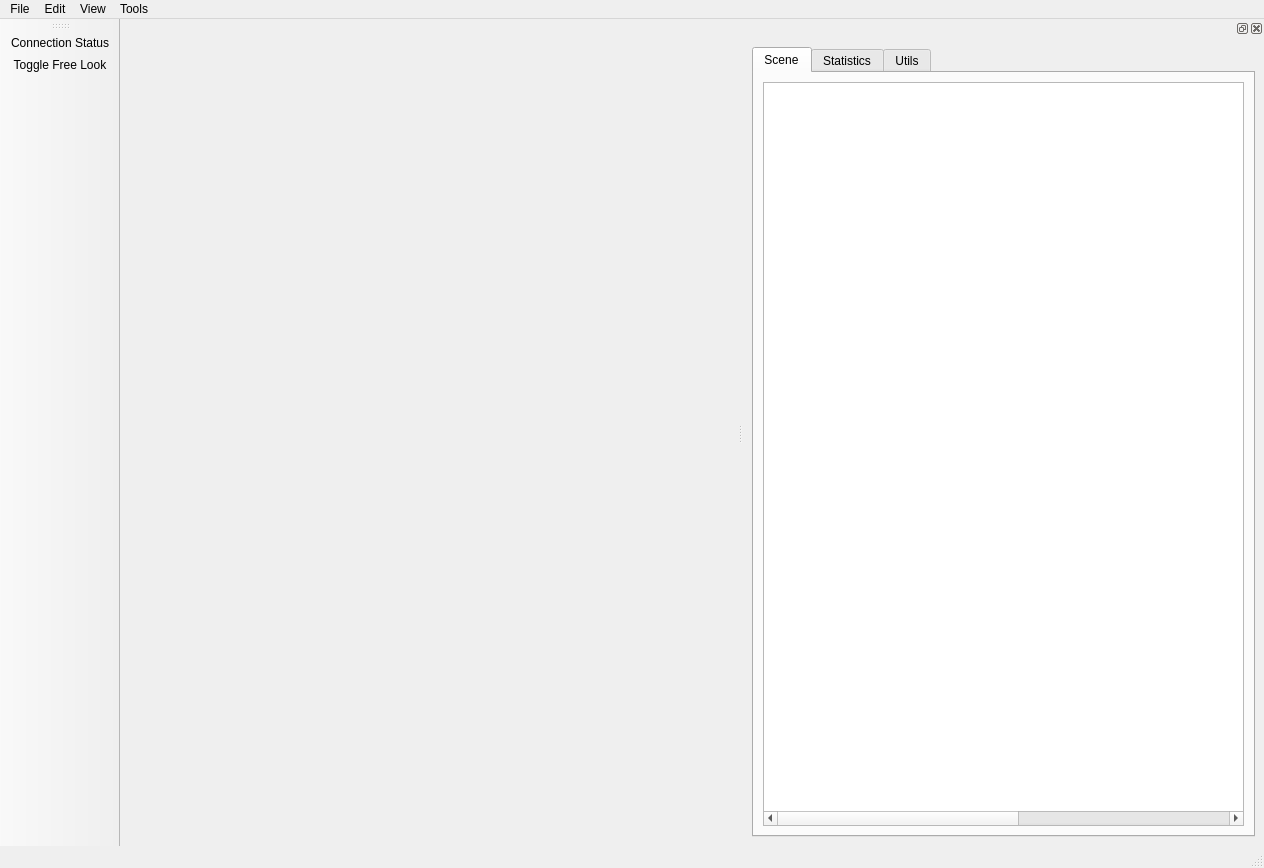
<?xml version="1.0" encoding="UTF-8"?>
<ui version="4.0">
 <class>MainWindow</class>
 <widget class="QMainWindow" name="MainWindow">
  <property name="geometry">
   <rect>
    <x>0</x>
    <y>0</y>
    <width>1264</width>
    <height>868</height>
   </rect>
  </property>
  <property name="baseSize">
   <size>
    <width>1274</width>
    <height>830</height>
   </size>
  </property>
  <property name="windowTitle">
   <string>Smartbody Debugger</string>
  </property>
  <widget class="QWidget" name="centralwidget">
   <layout class="QHBoxLayout" name="horizontalLayout_3">
    <item>
     <widget class="QWidget" name="RenderView" native="true">
      <property name="minimumSize">
       <size>
        <width>500</width>
        <height>500</height>
       </size>
      </property>
      <property name="maximumSize">
       <size>
        <width>16777215</width>
        <height>16777215</height>
       </size>
      </property>
      <layout class="QHBoxLayout" name="horizontalLayout_2"/>
     </widget>
    </item>
   </layout>
  </widget>
  <widget class="QMenuBar" name="menubar">
   <property name="geometry">
    <rect>
     <x>0</x>
     <y>0</y>
     <width>1264</width>
     <height>21</height>
    </rect>
   </property>
   <widget class="QMenu" name="menuFile">
    <property name="title">
     <string>File</string>
    </property>
    <addaction name="actionConnect"/>
    <addaction name="actionConnect_Single"/>
    <addaction name="actionDisconnect"/>
    <addaction name="actionSettings"/>
    <addaction name="actionExit"/>
   </widget>
   <widget class="QMenu" name="menuEdit">
    <property name="title">
     <string>Edit</string>
    </property>
   </widget>
   <widget class="QMenu" name="menuView">
    <property name="title">
     <string>View</string>
    </property>
   </widget>
   <widget class="QMenu" name="menuSbm">
    <property name="title">
     <string>Tools</string>
    </property>
    <addaction name="actionData_Viewer"/>
    <addaction name="actionResource_Viewer"/>
    <addaction name="actionCommand_Window"/>
    <addaction name="actionFace_Viewer"/>
    <addaction name="actionBML_Creator"/>
    <addaction name="actionEnity_Creator"/>
   </widget>
   <addaction name="menuFile"/>
   <addaction name="menuEdit"/>
   <addaction name="menuView"/>
   <addaction name="menuSbm"/>
  </widget>
  <widget class="QStatusBar" name="statusbar"/>
  <widget class="QToolBar" name="toolBar">
   <property name="windowTitle">
    <string>toolBar</string>
   </property>
   <attribute name="toolBarArea">
    <enum>LeftToolBarArea</enum>
   </attribute>
   <attribute name="toolBarBreak">
    <bool>false</bool>
   </attribute>
   <addaction name="actionConnectionStatus"/>
   <addaction name="actionToggleFreeLookCamera"/>
  </widget>
  <widget class="QDockWidget" name="sceneDockWidget">
   <property name="maximumSize">
    <size>
     <width>524287</width>
     <height>524287</height>
    </size>
   </property>
   <property name="layoutDirection">
    <enum>Qt::LeftToRight</enum>
   </property>
   <attribute name="dockWidgetArea">
    <number>2</number>
   </attribute>
   <widget class="QWidget" name="dockWidgetContents">
    <layout class="QVBoxLayout" name="verticalLayout">
     <item>
      <widget class="QTabWidget" name="sceneTab">
       <property name="sizePolicy">
        <sizepolicy hsizetype="Expanding" vsizetype="Expanding">
         <horstretch>0</horstretch>
         <verstretch>0</verstretch>
        </sizepolicy>
       </property>
       <property name="minimumSize">
        <size>
         <width>0</width>
         <height>0</height>
        </size>
       </property>
       <property name="maximumSize">
        <size>
         <width>16777215</width>
         <height>16777215</height>
        </size>
       </property>
       <property name="layoutDirection">
        <enum>Qt::LeftToRight</enum>
       </property>
       <property name="currentIndex">
        <number>0</number>
       </property>
       <widget class="QWidget" name="tab">
        <attribute name="title">
         <string>Scene</string>
        </attribute>
        <layout class="QHBoxLayout" name="horizontalLayout_4">
         <item>
          <widget class="QTreeWidget" name="sceneTree">
           <property name="sizePolicy">
            <sizepolicy hsizetype="Expanding" vsizetype="Expanding">
             <horstretch>0</horstretch>
             <verstretch>0</verstretch>
            </sizepolicy>
           </property>
           <property name="minimumSize">
            <size>
             <width>0</width>
             <height>0</height>
            </size>
           </property>
           <property name="maximumSize">
            <size>
             <width>16777215</width>
             <height>16777215</height>
            </size>
           </property>
           <property name="layoutDirection">
            <enum>Qt::LeftToRight</enum>
           </property>
           <property name="horizontalScrollBarPolicy">
            <enum>Qt::ScrollBarAsNeeded</enum>
           </property>
           <property name="editTriggers">
            <set>QAbstractItemView::DoubleClicked|QAbstractItemView::EditKeyPressed</set>
           </property>
           <property name="horizontalScrollMode">
            <enum>QAbstractItemView::ScrollPerPixel</enum>
           </property>
           <property name="rootIsDecorated">
            <bool>true</bool>
           </property>
           <property name="columnCount">
            <number>3</number>
           </property>
           <attribute name="headerVisible">
            <bool>false</bool>
           </attribute>
           <attribute name="headerCascadingSectionResizes">
            <bool>false</bool>
           </attribute>
           <attribute name="headerDefaultSectionSize">
            <number>300</number>
           </attribute>
           <column>
            <property name="text">
             <string notr="true">1</string>
            </property>
           </column>
           <column>
            <property name="text">
             <string notr="true">2</string>
            </property>
           </column>
           <column>
            <property name="text">
             <string notr="true">3</string>
            </property>
           </column>
          </widget>
         </item>
        </layout>
       </widget>
       <widget class="QWidget" name="statisticsTab">
        <attribute name="title">
         <string>Statistics</string>
        </attribute>
        <widget class="QLabel" name="cameraPositionLabel">
         <property name="geometry">
          <rect>
           <x>10</x>
           <y>50</y>
           <width>211</width>
           <height>31</height>
          </rect>
         </property>
         <property name="text">
          <string>Camera Pos:</string>
         </property>
        </widget>
        <widget class="QLabel" name="networkFpsLabel">
         <property name="geometry">
          <rect>
           <x>10</x>
           <y>30</y>
           <width>121</width>
           <height>16</height>
          </rect>
         </property>
         <property name="text">
          <string>Network Fps:</string>
         </property>
        </widget>
        <widget class="QLabel" name="rendererFpsLabel">
         <property name="enabled">
          <bool>true</bool>
         </property>
         <property name="geometry">
          <rect>
           <x>10</x>
           <y>10</y>
           <width>121</width>
           <height>16</height>
          </rect>
         </property>
         <property name="text">
          <string>Renderer Fps:</string>
         </property>
        </widget>
       </widget>
       <widget class="QWidget" name="utilsTab">
        <attribute name="title">
         <string>Utils</string>
        </attribute>
        <layout class="QVBoxLayout" name="verticalLayout_2">
         <item>
          <widget class="QScrollArea" name="scrollArea">
           <property name="verticalScrollBarPolicy">
            <enum>Qt::ScrollBarAsNeeded</enum>
           </property>
           <property name="widgetResizable">
            <bool>false</bool>
           </property>
           <widget class="QWidget" name="scrollAreaWidgetContents">
            <property name="geometry">
             <rect>
              <x>0</x>
              <y>0</y>
              <width>479</width>
              <height>719</height>
             </rect>
            </property>
            <widget class="QPushButton" name="refreshButton">
             <property name="geometry">
              <rect>
               <x>160</x>
               <y>30</y>
               <width>61</width>
               <height>23</height>
              </rect>
             </property>
             <property name="text">
              <string>Refresh</string>
             </property>
            </widget>
            <widget class="QLabel" name="selectedCharacterLabel">
             <property name="geometry">
              <rect>
               <x>20</x>
               <y>10</y>
               <width>141</width>
               <height>16</height>
              </rect>
             </property>
             <property name="font">
              <font>
               <pointsize>12</pointsize>
              </font>
             </property>
             <property name="text">
              <string>Selected Character</string>
             </property>
            </widget>
            <widget class="QComboBox" name="selectedCharacterBox">
             <property name="geometry">
              <rect>
               <x>20</x>
               <y>30</y>
               <width>131</width>
               <height>22</height>
              </rect>
             </property>
            </widget>
            <widget class="QFrame" name="frame_2">
             <property name="geometry">
              <rect>
               <x>10</x>
               <y>60</y>
               <width>351</width>
               <height>221</height>
              </rect>
             </property>
             <property name="frameShape">
              <enum>QFrame::StyledPanel</enum>
             </property>
             <property name="frameShadow">
              <enum>QFrame::Raised</enum>
             </property>
             <widget class="QLabel" name="animationNamesLabel">
              <property name="geometry">
               <rect>
                <x>10</x>
                <y>100</y>
                <width>91</width>
                <height>16</height>
               </rect>
              </property>
              <property name="text">
               <string>Animation Names</string>
              </property>
             </widget>
             <widget class="Line" name="line">
              <property name="geometry">
               <rect>
                <x>10</x>
                <y>30</y>
                <width>118</width>
                <height>3</height>
               </rect>
              </property>
              <property name="lineWidth">
               <number>1</number>
              </property>
              <property name="orientation">
               <enum>Qt::Horizontal</enum>
              </property>
             </widget>
             <widget class="QPushButton" name="QueryAnimButton">
              <property name="geometry">
               <rect>
                <x>10</x>
                <y>180</y>
                <width>75</width>
                <height>23</height>
               </rect>
              </property>
              <property name="text">
               <string>Query Anims</string>
              </property>
             </widget>
             <widget class="QComboBox" name="animationNamesBox">
              <property name="geometry">
               <rect>
                <x>10</x>
                <y>120</y>
                <width>291</width>
                <height>22</height>
               </rect>
              </property>
             </widget>
             <widget class="QLabel" name="animationsLabel">
              <property name="geometry">
               <rect>
                <x>10</x>
                <y>10</y>
                <width>81</width>
                <height>16</height>
               </rect>
              </property>
              <property name="font">
               <font>
                <pointsize>12</pointsize>
               </font>
              </property>
              <property name="text">
               <string>Animations</string>
              </property>
             </widget>
             <widget class="QPlainTextEdit" name="animFilterBox">
              <property name="geometry">
               <rect>
                <x>10</x>
                <y>60</y>
                <width>291</width>
                <height>31</height>
               </rect>
              </property>
             </widget>
             <widget class="QLabel" name="filterLabel">
              <property name="geometry">
               <rect>
                <x>10</x>
                <y>40</y>
                <width>71</width>
                <height>16</height>
               </rect>
              </property>
              <property name="text">
               <string>Search Filter</string>
              </property>
             </widget>
             <widget class="QPushButton" name="PlayAnimButton">
              <property name="geometry">
               <rect>
                <x>10</x>
                <y>150</y>
                <width>71</width>
                <height>23</height>
               </rect>
              </property>
              <property name="text">
               <string>Play</string>
              </property>
             </widget>
             <widget class="QPushButton" name="SetPostureButton">
              <property name="geometry">
               <rect>
                <x>90</x>
                <y>150</y>
                <width>71</width>
                <height>23</height>
               </rect>
              </property>
              <property name="text">
               <string>Set Posture</string>
              </property>
             </widget>
            </widget>
            <widget class="QFrame" name="frame_4">
             <property name="geometry">
              <rect>
               <x>10</x>
               <y>290</y>
               <width>351</width>
               <height>111</height>
              </rect>
             </property>
             <property name="frameShape">
              <enum>QFrame::StyledPanel</enum>
             </property>
             <property name="frameShadow">
              <enum>QFrame::Raised</enum>
             </property>
             <widget class="QPushButton" name="GazeAtButton">
              <property name="geometry">
               <rect>
                <x>10</x>
                <y>80</y>
                <width>61</width>
                <height>23</height>
               </rect>
              </property>
              <property name="text">
               <string>Gaze At</string>
              </property>
             </widget>
             <widget class="QLabel" name="gazeTargetLabel">
              <property name="geometry">
               <rect>
                <x>10</x>
                <y>30</y>
                <width>61</width>
                <height>16</height>
               </rect>
              </property>
              <property name="text">
               <string>Gaze Target</string>
              </property>
             </widget>
             <widget class="QComboBox" name="gazeTargetBox">
              <property name="geometry">
               <rect>
                <x>10</x>
                <y>50</y>
                <width>131</width>
                <height>22</height>
               </rect>
              </property>
             </widget>
             <widget class="Line" name="line_5">
              <property name="geometry">
               <rect>
                <x>10</x>
                <y>20</y>
                <width>118</width>
                <height>3</height>
               </rect>
              </property>
              <property name="lineWidth">
               <number>1</number>
              </property>
              <property name="orientation">
               <enum>Qt::Horizontal</enum>
              </property>
             </widget>
             <widget class="QLabel" name="controlLabel">
              <property name="geometry">
               <rect>
                <x>10</x>
                <y>0</y>
                <width>71</width>
                <height>16</height>
               </rect>
              </property>
              <property name="font">
               <font>
                <pointsize>12</pointsize>
               </font>
              </property>
              <property name="text">
               <string>Control</string>
              </property>
             </widget>
             <widget class="QPushButton" name="StopGazeButton">
              <property name="geometry">
               <rect>
                <x>80</x>
                <y>80</y>
                <width>61</width>
                <height>23</height>
               </rect>
              </property>
              <property name="text">
               <string>Stop Gaze</string>
              </property>
             </widget>
            </widget>
            <widget class="QFrame" name="frame">
             <property name="geometry">
              <rect>
               <x>10</x>
               <y>410</y>
               <width>351</width>
               <height>221</height>
              </rect>
             </property>
             <property name="frameShape">
              <enum>QFrame::StyledPanel</enum>
             </property>
             <property name="frameShadow">
              <enum>QFrame::Raised</enum>
             </property>
             <widget class="QComboBox" name="bmlFilesBox">
              <property name="geometry">
               <rect>
                <x>10</x>
                <y>160</y>
                <width>191</width>
                <height>22</height>
               </rect>
              </property>
              <property name="editable">
               <bool>true</bool>
              </property>
             </widget>
             <widget class="QLabel" name="ttsLabel">
              <property name="geometry">
               <rect>
                <x>10</x>
                <y>40</y>
                <width>91</width>
                <height>16</height>
               </rect>
              </property>
              <property name="text">
               <string>Text to Speech</string>
              </property>
             </widget>
             <widget class="QLabel" name="bmlFilesLabel">
              <property name="geometry">
               <rect>
                <x>10</x>
                <y>140</y>
                <width>51</width>
                <height>16</height>
               </rect>
              </property>
              <property name="text">
               <string>BML Files</string>
              </property>
             </widget>
             <widget class="QPlainTextEdit" name="ttsBox">
              <property name="geometry">
               <rect>
                <x>10</x>
                <y>60</y>
                <width>191</width>
                <height>41</height>
               </rect>
              </property>
             </widget>
             <widget class="QPushButton" name="SpeakButton">
              <property name="geometry">
               <rect>
                <x>10</x>
                <y>110</y>
                <width>61</width>
                <height>23</height>
               </rect>
              </property>
              <property name="text">
               <string>Speak</string>
              </property>
             </widget>
             <widget class="Line" name="line_2">
              <property name="geometry">
               <rect>
                <x>10</x>
                <y>30</y>
                <width>118</width>
                <height>3</height>
               </rect>
              </property>
              <property name="lineWidth">
               <number>1</number>
              </property>
              <property name="orientation">
               <enum>Qt::Horizontal</enum>
              </property>
             </widget>
             <widget class="QLabel" name="speechLabel">
              <property name="geometry">
               <rect>
                <x>10</x>
                <y>10</y>
                <width>71</width>
                <height>16</height>
               </rect>
              </property>
              <property name="font">
               <font>
                <pointsize>12</pointsize>
               </font>
              </property>
              <property name="text">
               <string>Speech</string>
              </property>
             </widget>
             <widget class="QPushButton" name="runBmlButton">
              <property name="geometry">
               <rect>
                <x>10</x>
                <y>190</y>
                <width>61</width>
                <height>23</height>
               </rect>
              </property>
              <property name="text">
               <string>Run</string>
              </property>
             </widget>
            </widget>
            <widget class="QFrame" name="frame_3">
             <property name="geometry">
              <rect>
               <x>10</x>
               <y>640</y>
               <width>351</width>
               <height>91</height>
              </rect>
             </property>
             <property name="frameShape">
              <enum>QFrame::StyledPanel</enum>
             </property>
             <property name="frameShadow">
              <enum>QFrame::Raised</enum>
             </property>
             <widget class="QLabel" name="renderingLabel">
              <property name="geometry">
               <rect>
                <x>10</x>
                <y>0</y>
                <width>71</width>
                <height>16</height>
               </rect>
              </property>
              <property name="font">
               <font>
                <pointsize>12</pointsize>
               </font>
              </property>
              <property name="text">
               <string>Rendering</string>
              </property>
             </widget>
             <widget class="QCheckBox" name="showAxesBox">
              <property name="geometry">
               <rect>
                <x>10</x>
                <y>30</y>
                <width>81</width>
                <height>17</height>
               </rect>
              </property>
              <property name="text">
               <string>Show Axes</string>
              </property>
             </widget>
             <widget class="Line" name="line_3">
              <property name="geometry">
               <rect>
                <x>10</x>
                <y>20</y>
                <width>118</width>
                <height>3</height>
               </rect>
              </property>
              <property name="lineWidth">
               <number>1</number>
              </property>
              <property name="orientation">
               <enum>Qt::Horizontal</enum>
              </property>
             </widget>
             <widget class="QCheckBox" name="showEyeBeamsBox">
              <property name="geometry">
               <rect>
                <x>10</x>
                <y>50</y>
                <width>111</width>
                <height>17</height>
               </rect>
              </property>
              <property name="text">
               <string>Show Eye Beams</string>
              </property>
             </widget>
             <widget class="QCheckBox" name="allowBoneUpdatesBox">
              <property name="geometry">
               <rect>
                <x>130</x>
                <y>30</y>
                <width>121</width>
                <height>17</height>
               </rect>
              </property>
              <property name="text">
               <string>Allow Bone Updates</string>
              </property>
             </widget>
            </widget>
           </widget>
          </widget>
         </item>
        </layout>
       </widget>
      </widget>
     </item>
    </layout>
   </widget>
  </widget>
  <action name="actionConnect">
   <property name="text">
    <string>&amp;Connect</string>
   </property>
   <property name="toolTip">
    <string>Connect to a Smartbody Process</string>
   </property>
   <property name="shortcut">
    <string>Ctrl+C</string>
   </property>
  </action>
  <action name="actionToggleFreeLookCamera">
   <property name="icon">
    <iconset>
     <normaloff>images/monkey_on_128x128.png</normaloff>images/monkey_on_128x128.png</iconset>
   </property>
   <property name="text">
    <string>Toggle Free Look</string>
   </property>
   <property name="toolTip">
    <string>Toggle Free Look</string>
   </property>
  </action>
  <action name="actionSettings">
   <property name="text">
    <string>&amp;Settings</string>
   </property>
   <property name="shortcut">
    <string>Ctrl+S</string>
   </property>
  </action>
  <action name="actionDisconnect">
   <property name="enabled">
    <bool>false</bool>
   </property>
   <property name="text">
    <string>&amp;Disconnect</string>
   </property>
   <property name="shortcut">
    <string>Ctrl+D</string>
   </property>
  </action>
  <action name="actionExit">
   <property name="text">
    <string>E&amp;xit</string>
   </property>
   <property name="shortcut">
    <string>Ctrl+Q</string>
   </property>
  </action>
  <action name="actionResource_Viewer">
   <property name="text">
    <string>&amp;Resource Viewer</string>
   </property>
   <property name="shortcut">
    <string>Ctrl+R</string>
   </property>
  </action>
  <action name="actionCommand_Window">
   <property name="text">
    <string>Command Window</string>
   </property>
   <property name="shortcut">
    <string>Ctrl+M</string>
   </property>
  </action>
  <action name="actionData_Viewer">
   <property name="text">
    <string>D&amp;ata Viewer</string>
   </property>
   <property name="shortcut">
    <string>Ctrl+A</string>
   </property>
  </action>
  <action name="actionUtils_Window">
   <property name="text">
    <string>U&amp;tils Window</string>
   </property>
   <property name="shortcut">
    <string>Ctrl+T</string>
   </property>
  </action>
  <action name="actionFace_Viewer">
   <property name="text">
    <string>Face Viewer</string>
   </property>
   <property name="shortcut">
    <string>Ctrl+F</string>
   </property>
  </action>
  <action name="actionBML_Creator">
   <property name="text">
    <string>&amp;BML Creator</string>
   </property>
   <property name="shortcut">
    <string>Ctrl+B</string>
   </property>
  </action>
  <action name="actionEnity_Creator">
   <property name="text">
    <string>Entity Creator</string>
   </property>
   <property name="shortcut">
    <string>Ctrl+E</string>
   </property>
  </action>
  <action name="actionConnect_Single">
   <property name="text">
    <string>Connect S&amp;ingle</string>
   </property>
   <property name="toolTip">
    <string>Connect to first sbm process found</string>
   </property>
   <property name="shortcut">
    <string>Ctrl+I</string>
   </property>
  </action>
  <action name="actionConnectionStatus">
   <property name="icon">
    <iconset>
     <normaloff>../../images/ConnectionStatus_Disconnected.png</normaloff>../../images/ConnectionStatus_Disconnected.png</iconset>
   </property>
   <property name="text">
    <string>Connection Status</string>
   </property>
   <property name="toolTip">
    <string>Disconnected</string>
   </property>
  </action>
 </widget>
 <resources/>
 <connections/>
</ui>
